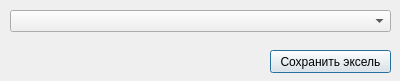
<?xml version="1.0" encoding="UTF-8"?>
<ui version="4.0">
 <class>Dialog</class>
 <widget class="QDialog" name="Dialog">
  <property name="geometry">
   <rect>
    <x>0</x>
    <y>0</y>
    <width>400</width>
    <height>81</height>
   </rect>
  </property>
  <property name="windowTitle">
   <string>Dialog</string>
  </property>
  <widget class="QComboBox" name="selector">
   <property name="geometry">
    <rect>
     <x>10</x>
     <y>10</y>
     <width>381</width>
     <height>22</height>
    </rect>
   </property>
  </widget>
  <widget class="QPushButton" name="saveButton">
   <property name="geometry">
    <rect>
     <x>270</x>
     <y>50</y>
     <width>121</width>
     <height>23</height>
    </rect>
   </property>
   <property name="text">
    <string>Сохранить эксель</string>
   </property>
  </widget>
 </widget>
 <resources/>
 <connections/>
</ui>
